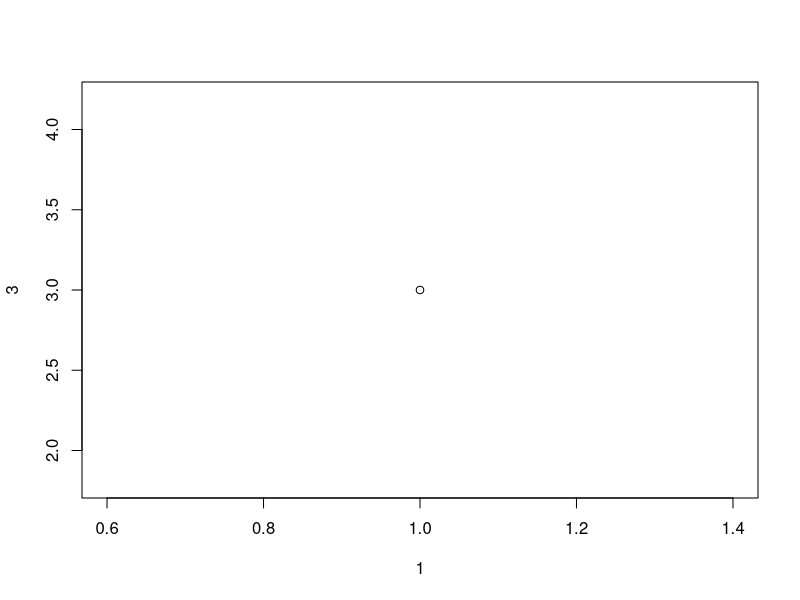
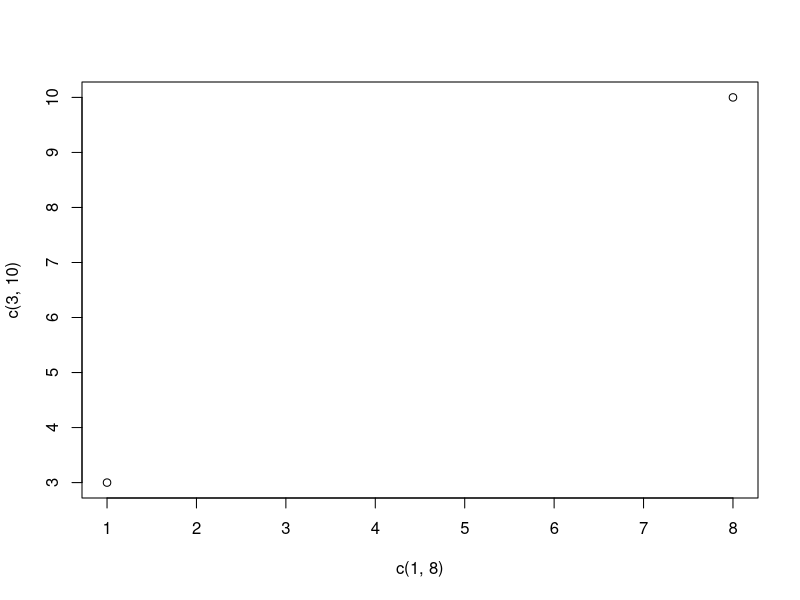
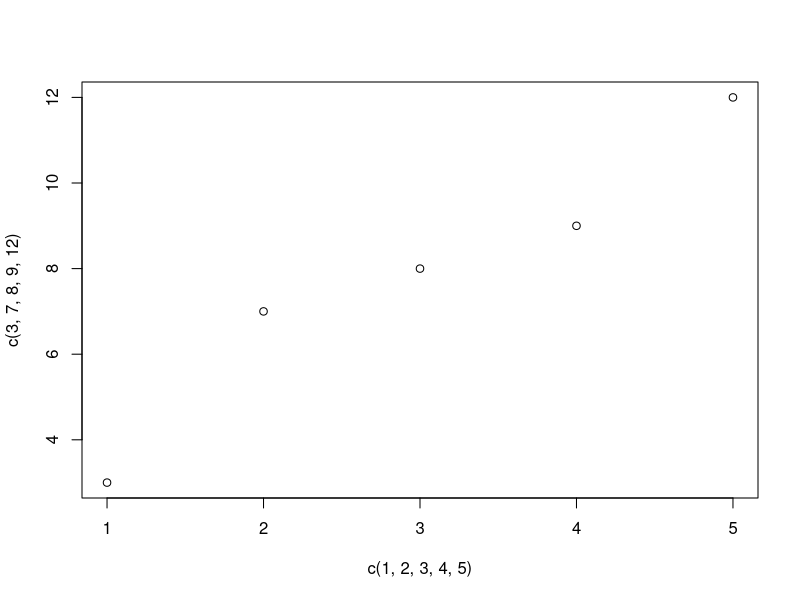
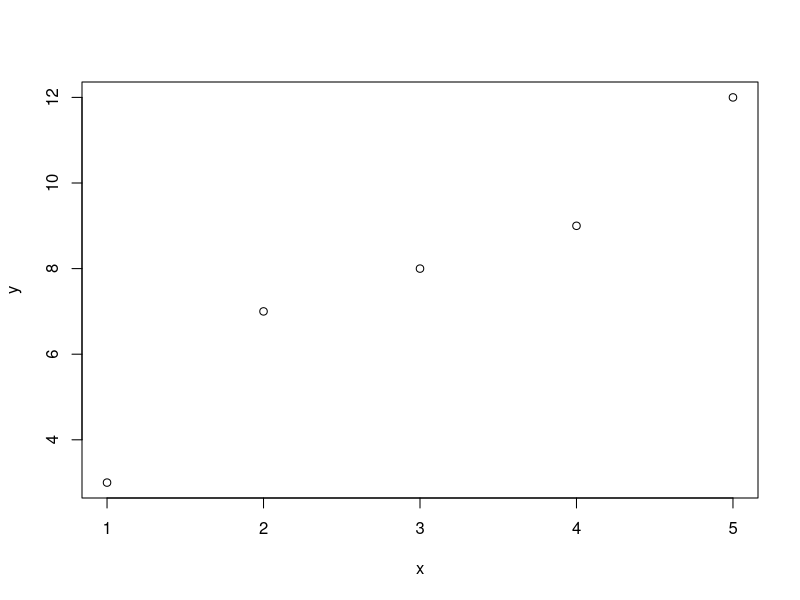
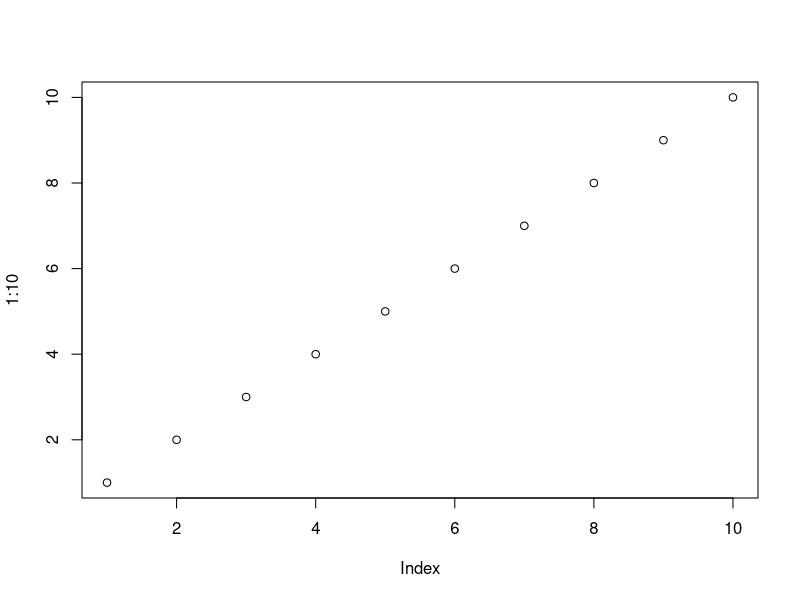
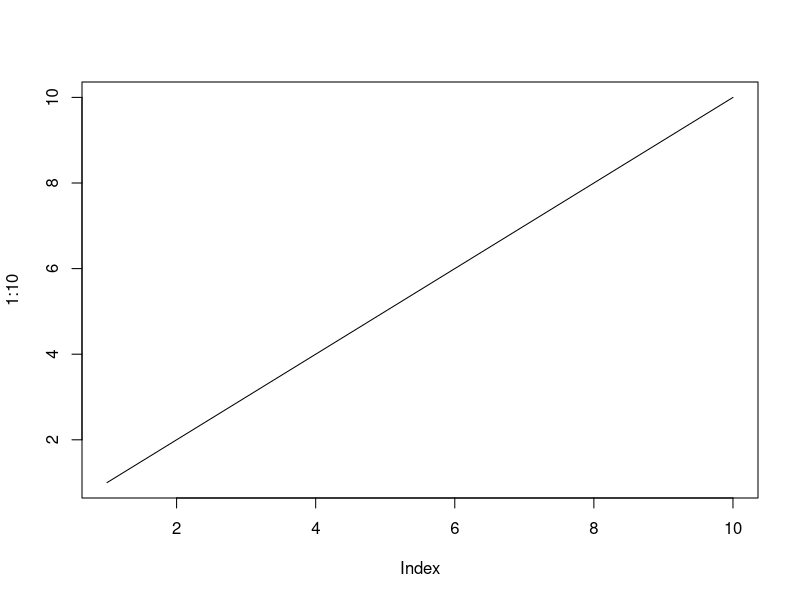
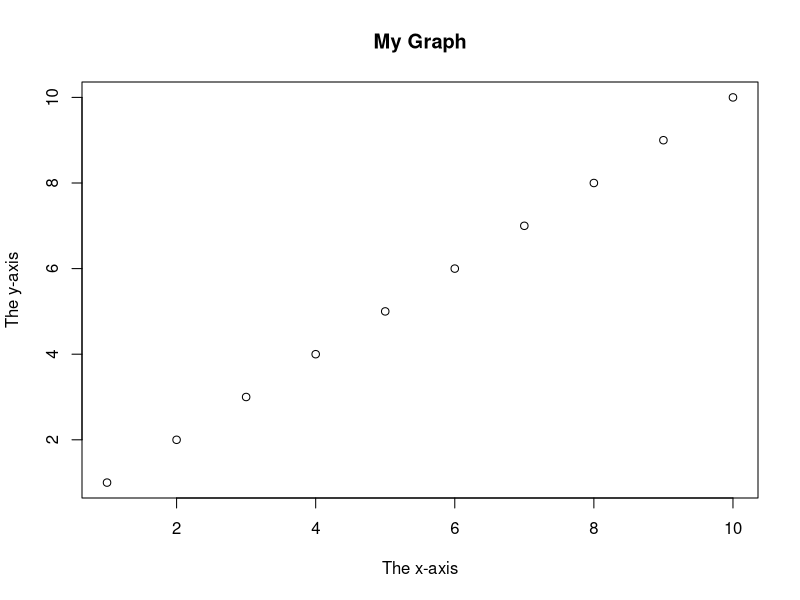
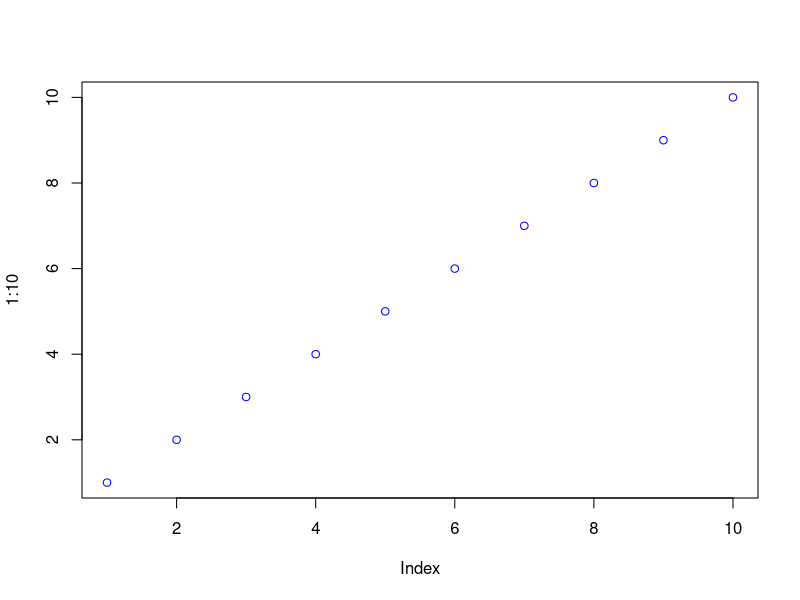

Generate these figures, in order, with R:
# PLOT
plot(1,3)

plot(c(1,8),c(3,10))

plot(c(1,2,3,4,5), c(3,7,8,9,12))

x<- c(1,2,3,4,5)
y<- c(3,7,8,9,12)
plot(x,y)

plot(1:10)

#Type
plot(1:10,type = "l")

#Label
plot(1:10, main = "My Graph", xlab = "The x-axis", ylab = "The y-axis")

#color
plot(1:10, col = "blue")

#Points size
plot(1:10, cex =2)

plot(1:10, pch = 15, cex = 2)


# LINE

plot(1:10, type ="l")

plot(1:10, type ="l", col="purple")

plot(1:10, type ="l", lwd=2)

#line type
plot(1:10, type ="l", lwd = 5, lty =3)

line1 <- c(1,2,3,4,5,10)
line2 <- c(2,5,7,8,9,10)
plot(line1,type="l", col = "blue")

lines(line2, type ="l", col = "red")

# Pie Chart

x <- c(10,20,30,40)
pie(x)

pie(x, init.angle = 90)

mylabel <- c("Apples", "Bananas", "Cherries", "Dates")
pie(x,label = mylabel, main = "Fruits")

colors <- c("blue", "yellow", "green", "black")
pie(x, label = mylabel , main="Fruits", col =colors)

#legend
legend("bottomright", mylabel, fill = colors)

# Pie3D
library(plotrix)
pie3D(x,labels = mylabel, main ="Fruits", col = colors, explode = 0.1)


# Bars
x <- c("A", "B", "C", "D")
y <- c(1,2,3,4)
barplot(y, names.arg = x)

barplot(y, names.arg = x, col = "red")

barplot(y, names.arg = x, col = "yellow", border = "brown")

barplot(y, names.arg = x, density =25)

barplot(y, names.arg = x, width = c(1,2,3,4))

barplot(y, names.arg = x, horiz = TRUE)

barplot(y, names.arg = x, col ="red", main = "Title", xlab ="x-axis", ylab = "y-axis")
